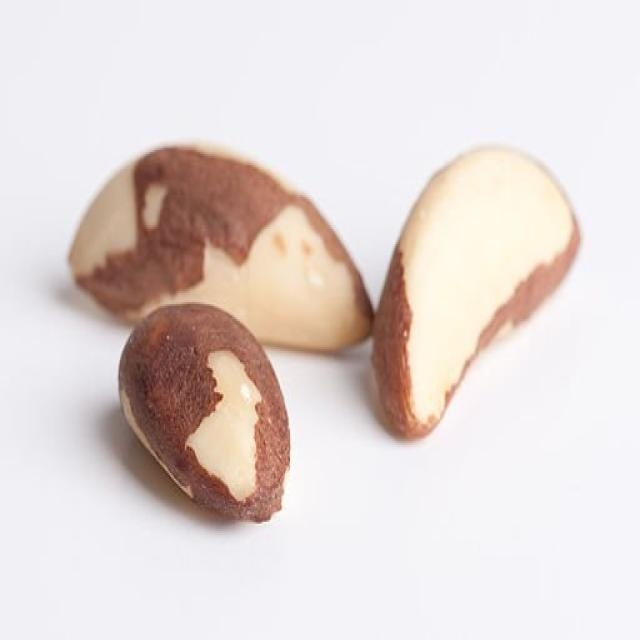
#> input picture chestnut_test/predict/512px-Bertholletia_excelsa_seeds_closeup_jpg.rf.07530dcc8776ce9dc3f3c285cdc3856d.jpg, 640 x 640 px; its folder holds only this picture in this run
$ python -i analysys.py   (imports and definitions only)   (older library calls are emulated)
#> lines starting #> are read from the running program, lines starting #| are printed output that depends on the picture; after the words box and inside, x2 and y2 are one past the last pixel; in counts of white or black regions, pixels touching at a corner belong together
### functions/image_cache.py
"""
Cache de imágenes optimizado para reutilizar conversiones BGR→RGB
y redimensionamientos frecuentes con soporte para VRAM
"""

import logging
import time

import cv2
import numpy as np

logger = logging.getLogger(__name__)


class ImageCache:
    """Cache optimizado para operaciones de imagen frecuentes con soporte VRAM"""

    def __init__(self, max_size: int = 100, use_vram: bool = True):
#> further down, picture is the input picture: shape (640, 640, 3); mean B, G, R 213.5, 216.2, 227
        self.max_size = max_size
        self.use_vram = use_vram
        self._rgb_cache = {}  # Cache para imágenes RGB
        self._resized_cache = {}  # Cache para imágenes redimensionadas
        self._stats_cache = {}  # Cache para estadísticas calculadas
        self._vram_cache = {}  # Cache en VRAM para GPU
        self._last_cleanup = time.time()
        self._cleanup_interval = 30  # Limpiar cada 30 segundos

    def get_rgb_image(self, bgr_img: np.ndarray, cache_key: str = None) -> np.ndarray:
        """
        Obtener imagen RGB desde cache o convertir BGR→RGB

        Args:
            bgr_img: Imagen en formato BGR
            cache_key: Clave única para el cache (opcional)

        Returns:
            Imagen en formato RGB
        """
        if cache_key is None:
            cache_key = self._generate_cache_key(bgr_img)
#> cache_key = '(640, 640, 3)_uint8_-1967045870283761481'

        if cache_key in self._rgb_cache:
            return self._rgb_cache[cache_key]

        # Convertir BGR→RGB y cachear
        rgb_img = cv2.cvtColor(bgr_img, cv2.COLOR_BGR2RGB)
        self._cache_image(self._rgb_cache, cache_key, rgb_img)
        return rgb_img

    def get_resized_image(self, img: np.ndarray, size: tuple[int, int],
                         cache_key: str = None) -> np.ndarray:
        """
        Obtener imagen redimensionada desde cache o redimensionar

        Args:
            img: Imagen original
            size: Tamaño objetivo (width, height)
            cache_key: Clave única para el cache

        Returns:
            Imagen redimensionada
        """
#> called with size = (50, 50)
        if cache_key is None:
            cache_key = f"{self._generate_cache_key(img)}_{size[0]}x{size[1]}"

        if cache_key in self._resized_cache:
            return self._resized_cache[cache_key]

        # Redimensionar y cachear
        resized_img = cv2.resize(img, size)
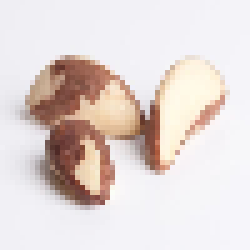
#> resized_img: shape (50, 50, 3) (shown 5 times larger); mean R, G, B 227, 216.1, 213.5
        self._cache_image(self._resized_cache, cache_key, resized_img)
        return resized_img

    # [21 lines left out: function get_color_stats, not called in this run]

    def _generate_cache_key(self, img: np.ndarray) -> str:
        """Generar clave única para el cache basada en la imagen"""
        return f"{img.shape}_{img.dtype}_{hash(img.tobytes())}"

    def _cache_image(self, cache_dict: dict, key: str, img: np.ndarray):
        """Agregar imagen al cache con límite de tamaño"""
        if len(cache_dict) >= self.max_size:
            # Remover el elemento más antiguo (FIFO)
            oldest_key = next(iter(cache_dict))
            del cache_dict[oldest_key]

        cache_dict[key] = img.copy()

    # [78 lines left out: functions _calculate_color_stats, clear_cache, get_cache_stats, get_vram_tensor, _cleanup_vram_cache, not called in this run]


# Instancia global del cache
image_cache = ImageCache(max_size=50)


def get_image_cache() -> ImageCache:
    """Obtener instancia global del cache de imágenes"""
    return image_cache


def clear_image_cache():
    """Limpiar cache de imágenes"""
    image_cache.clear_cache()

### functions/color_config.py
"""
Módulo para manejo de configuración de clasificación de colores
Carga y procesa reglas de clasificación desde archivos JSON/YAML
"""

import json
import logging
import os
from typing import Any

logger = logging.getLogger(__name__)


class ColorClassificationConfig:
    """Gestor de configuración de clasificación de colores"""

    def __init__(self, config_path: str = None):
        self.config_path = config_path or self._get_default_config_path()
        self.config = self._load_config()
        self._cache = {}  # Cache para evaluaciones frecuentes

    def _get_default_config_path(self) -> str:
        """Obtener ruta por defecto del archivo de configuración"""
        current_dir = os.path.dirname(os.path.dirname(os.path.abspath(__file__)))
        return os.path.join(current_dir, "config", "color_classification.json")

    def _load_config(self) -> dict[str, Any]:
        """Cargar configuración desde archivo JSON"""
        try:
            with open(self.config_path, encoding='utf-8') as f:
                config = json.load(f)
                logger.info(f"Configuración de colores cargada desde: {self.config_path}")
                return config
        except (FileNotFoundError, json.JSONDecodeError) as e:
            logger.error(f"Error cargando configuración de colores: {e}")
            return self._get_default_config()

    def _get_default_config(self) -> dict[str, Any]:
        """Configuración por defecto si falla la carga"""
        return {
            "apple": {
                "sana": {
                    "ranges": [
                        {"name": "verde_dominante", "condition": "g == max_channel && g > 100", "priority": 1},
                        {"name": "verde_fresco", "r_min": 120, "r_max": 240, "g_min": 140, "g_max": 255, "b_min": 60, "b_max": 180, "priority": 2}
                    ]
                },
                "contaminada": {
                    "ranges": [
                        {"name": "colores_muy_oscuros", "r_max": 100, "g_max": 100, "b_max": 80, "priority": 1}
                    ]
                }
            },
            "thresholds": {
                "dark_spots": {"threshold": 120, "ratio_threshold": 0.35}
            }
        }

    def get_object_config(self, object_class: str) -> dict[str, Any]:
        """Obtener configuración para un tipo de objeto específico"""
        return self.config.get(object_class.lower(), self.config.get("generic", {}))

    def get_thresholds(self) -> dict[str, Any]:
        """Obtener umbrales de detección"""
        return self.config.get("thresholds", {})

    def evaluate_color_ranges(self, rgb_color: tuple[int, int, int], object_class: str, quality_type: str) -> bool:
        """
        Evaluar si un color RGB cumple con los rangos de un tipo de calidad específico

        Args:
            rgb_color: Color RGB (R, G, B)
            object_class: Tipo de objeto ('apple', 'orange', etc.)
            quality_type: Tipo de calidad ('sana', 'contaminada')

        Returns:
            bool: True si cumple con los rangos
        """
        r, g, b = rgb_color
        object_config = self.get_object_config(object_class)
        quality_config = object_config.get(quality_type, {})
        ranges = quality_config.get("ranges", [])

        # Ordenar por prioridad (menor número = mayor prioridad)
        ranges = sorted(ranges, key=lambda x: x.get("priority", 999))

        for range_config in ranges:
            if self._evaluate_single_range(r, g, b, range_config):
                return True

        return False

    def _evaluate_single_range(self, r: int, g: int, b: int, range_config: dict[str, Any]) -> bool:
        """Evaluar un rango específico de color"""
        # Evaluar condiciones simples de rango
        if "r_min" in range_config and r < range_config["r_min"]:
            return False
        if "r_max" in range_config and r > range_config["r_max"]:
            return False
        if "g_min" in range_config and g < range_config["g_min"]:
            return False
        if "g_max" in range_config and g > range_config["g_max"]:
            return False
        if "b_min" in range_config and b < range_config["b_min"]:
            return False
        if "b_max" in range_config and b > range_config["b_max"]:
            return False

        # Evaluar condiciones complejas si existen
        if "condition" in range_config:
            if not self._evaluate_condition(r, g, b, range_config["condition"]):
                return False

        return True

    def _evaluate_condition(self, r: int, g: int, b: int, condition: str) -> bool:
        """Evaluar condición compleja de color"""
        try:
            # Reemplazar variables en la condición
            condition = condition.replace("r", str(r))
            condition = condition.replace("g", str(g))
            condition = condition.replace("b", str(b))
            condition = condition.replace("max_channel", str(max(r, g, b)))

            # Convertir operadores de C/JavaScript a Python
            condition = condition.replace("&&", "and")
            condition = condition.replace("||", "or")
            condition = condition.replace("==", "==")
            condition = condition.replace("!=", "!=")

            # Evaluar la condición (usar eval con precaución)
            return bool(eval(condition))
        except Exception as e:
            logger.warning(f"Error evaluando condición '{condition}': {e}")
            return False

    def classify_color(self, rgb_color: tuple[int, int, int], object_class: str) -> str:
        """
        Clasificar color usando configuración externa

        Args:
            rgb_color: Color RGB (R, G, B)
            object_class: Tipo de objeto

        Returns:
            str: 'sana', 'contaminada' o 'indeterminada'
        """
        # Primero verificar si es contaminada (mayor prioridad)
        if self.evaluate_color_ranges(rgb_color, object_class, "contaminada"):
            return "contaminada"

        # Luego verificar si es sana
        if self.evaluate_color_ranges(rgb_color, object_class, "sana"):
            return "sana"

        return "indeterminada"

    def get_threshold(self, category: str, threshold_name: str, default_value: Any = None) -> Any:
        """Obtener umbral específico de configuración"""
        thresholds = self.get_thresholds()
        category_thresholds = thresholds.get(category, {})
        return category_thresholds.get(threshold_name, default_value)

    # [5 lines left out: function reload_config, not called in this run]

    def get_available_object_classes(self) -> list[str]:
        """Obtener lista de clases de objetos disponibles"""
        return [key for key in self.config.keys() if key != "thresholds"]

    # [4 lines left out: function get_quality_types, not called in this run]


# Instancia global del gestor de configuración
color_config = ColorClassificationConfig()


def get_color_config() -> ColorClassificationConfig:
    """Obtener instancia global del gestor de configuración"""
    return color_config


def reload_color_config():
    """Recargar configuración de colores"""
    color_config.reload_config()

### functions/analysys.py
"""
Análisis RGB para clasificación de calidad de manzanas
Sistema de detección de estado de madurez y daño basado en análisis de color RGB
"""

import json
import logging
import os
from typing import Any

import cv2
import numpy as np

from .color_config import get_color_config
from .image_cache import get_image_cache

# Configurar logger optimizado
logger = logging.getLogger(__name__)


# Sistema de logging optimizado para análisis frecuente
class AnalysisLogger:
    """Logger optimizado para análisis de objetos que se ejecuta frecuentemente"""
    def __init__(self):
        self.analysis_count = 0
        self.log_interval = 50  # Log cada 50 análisis
        self.buffered_analyses = []
        self.max_buffer = 20

    def log_analysis(self, message, force=False):
        """Log de análisis optimizado"""
        self.analysis_count += 1
        if force or self.analysis_count % self.log_interval == 0:
            logger.info(f"[ANÁLISIS] {message}")

    # [18 lines left out: functions buffer_analysis, flush_analyses, not called in this run]


# Instancia global del logger de análisis
analysis_logger = AnalysisLogger()

# Cache global para configuración (optimización de I/O)
_detection_classes_cache = None


# [30 lines left out: functions load_interface_config, get_detection_classes, not called in this run]


def analyze_object_quality(crop_img: np.ndarray | None, object_class: str = "apple") -> str:
    """
    Analizar calidad de objeto detectado usando análisis RGB + detección de textura + huecos
    VERSIÓN OPTIMIZADA: Reutiliza conversiones BGR→RGB y redimensionamientos

    Args:
        crop_img: Imagen recortada del objeto detectado
        object_class: Tipo de objeto ('apple', 'orange', 'sports ball', etc.)

    Returns:
        str: 'sana', 'contaminada' o 'indeterminada'
    """
    if crop_img is None or crop_img.size == 0:
        return 'indeterminada'

    # OPTIMIZACIÓN: Análisis consolidado que reutiliza conversiones
    analysis_data = analyze_object_quality_consolidated(crop_img, object_class)

    # PRIORIDAD 1: Detectar huecos/agujeros (daño severo)
    if analysis_data['hole_analysis']['has_holes'] and analysis_data['hole_analysis']['hole_confidence'] > 0.9:
        return 'contaminada'

    # PRIORIDAD 2: Detectar textura dañada/arrugada
    if analysis_data['texture_analysis']['is_wrinkled']:
        return 'contaminada'

    # PRIORIDAD 3: Detectar manchas oscuras/podredumbre
    if analysis_data['dark_spots']:
        return 'contaminada'

    # PRIORIDAD 4: Detectar rayas verticales de podredumbre
    if analysis_data['rot_streaks']:
        return 'contaminada'

    # PRIORIDAD 5: Análisis RGB específico por tipo de objeto
    color_result = analysis_data['color_result']

    # Debug reducido: Solo mostrar análisis si hay contaminación detectada
    if color_result in ['contaminada', 'detectada']:
        analysis_logger.buffer_analysis(f"{object_class.upper()}_{color_result.upper()}", {
            'rgb': analysis_data['dominant_color'],
            'holes': analysis_data['hole_analysis']['has_holes'],
            'wrinkled': analysis_data['texture_analysis']['is_wrinkled'],
            'dark_spots': analysis_data['dark_spots'],
            'rot_streaks': analysis_data['rot_streaks']
        })

    return color_result


def analyze_object_quality_consolidated(crop_img: np.ndarray, object_class: str) -> dict[str, Any]:
    """
    Análisis consolidado que reutiliza conversiones BGR→RGB y redimensionamientos
    OPTIMIZACIÓN CRÍTICA: Una sola conversión BGR→RGB para todos los análisis

    Args:
        crop_img: Imagen recortada del objeto
        object_class: Tipo de objeto

    Returns:
        Dict con todos los resultados de análisis
    """
    # Obtener cache de imágenes
    image_cache = get_image_cache()

    # UNA SOLA conversión BGR→RGB (reutilizada para todos los análisis)
    rgb_img = image_cache.get_rgb_image(crop_img)

    # Redimensionamientos optimizados (reutilizados)
    small_rgb = image_cache.get_resized_image(rgb_img, (50, 50))
    image_cache.get_resized_image(rgb_img, (100, 100))
#> call 2 of get_resized_image, with size = (100, 100)
#> in get_resized_image (call 2), `resized_img = cv2.resize(img, size)`:
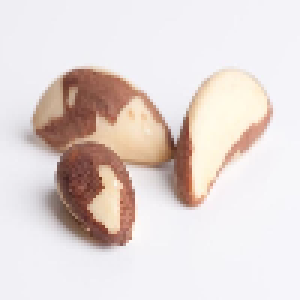
#> resized_img: shape (100, 100, 3) (shown 3 times larger); mean R, G, B 226.9, 216.1, 213.5

    # Análisis de huecos (usando imagen original)
    hole_analysis = detect_holes_and_cavities_optimized(crop_img)

    # Análisis de textura (usando imagen original)
    texture_analysis = detect_wrinkled_texture_optimized(crop_img)

    # Análisis de manchas oscuras (usando imagen original)
    dark_spots = detect_dark_spots_optimized(crop_img)

    # Análisis de rayas de podredumbre (usando imagen original)
    rot_streaks = detect_vertical_rot_streaks_optimized(crop_img)

    # Análisis de color RGB (usando imagen RGB ya convertida)
    dominant_color = get_dominant_rgb_color_from_rgb(small_rgb)
    color_result = classify_object_by_color_and_type(dominant_color, object_class)

    return {
        'hole_analysis': hole_analysis,
        'texture_analysis': texture_analysis,
        'dark_spots': dark_spots,
        'rot_streaks': rot_streaks,
        'dominant_color': dominant_color,
        'color_result': color_result
    }


# [17 lines left out: function analyze_apple_quality, not called in this run]


def detect_holes_and_cavities(crop_img: np.ndarray) -> dict[str, any]:
    """
    Detectar huecos, agujeros y cavidades en objetos usando análisis de contornos

    Args:
        crop_img: Imagen recortada del objeto

    Returns:
        dict: Información sobre huecos detectados y confianza
    """
    try:
        # Convertir a escala de grises
        gray = cv2.cvtColor(crop_img, cv2.COLOR_BGR2GRAY)
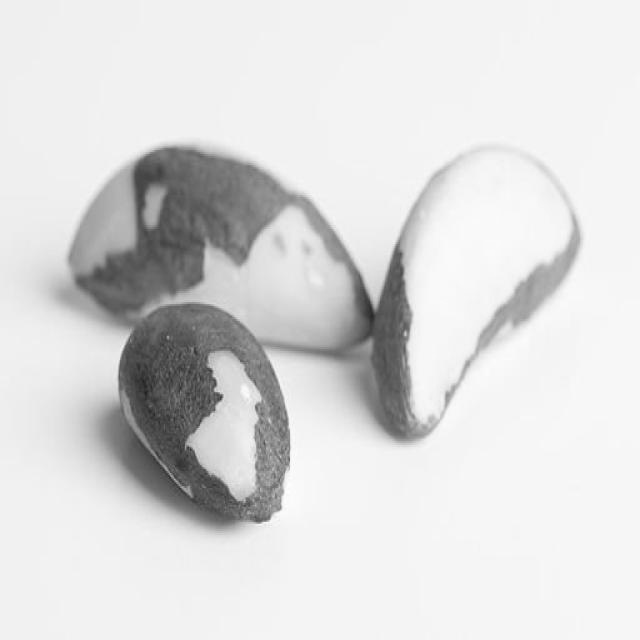
#> gray: shape (640, 640); min 31, max 254, mean 219.2

        # Aplicar filtro gaussiano para suavizar
        blurred = cv2.GaussianBlur(gray, (5, 5), 0)

        # Detectar bordes usando Canny
        edges = cv2.Canny(blurred, 30, 100)
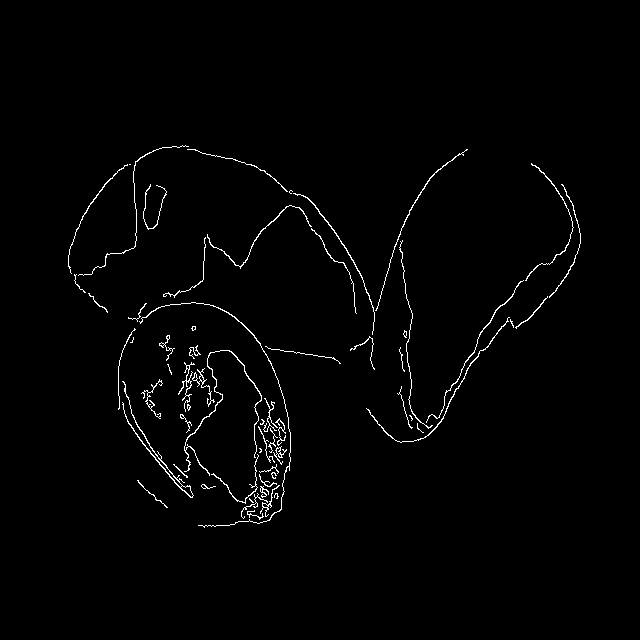
#> edges: shape (640, 640); 1.4% white in thin lines or dots, all inside (x1, y1, x2, y2) = (68, 145, 581, 528)

        # Encontrar contornos
        contours, _ = cv2.findContours(edges, cv2.RETR_EXTERNAL, cv2.CHAIN_APPROX_SIMPLE)
#> contours = 62 contours, 40 with area under 20; largest, box (x1, y1, x2, y2) and area: (122, 381, 194, 498) 179, (184, 350, 262, 476) 111, (366, 317, 510, 443) 82, (139, 302, 291, 528) 68, (293, 193, 375, 335) 66

        if not contours:
            return {
                'has_holes': False,
                'hole_count': 0,
                'largest_hole_area': 0,
                'hole_confidence': 0.0
            }

        # Ordenar contornos por área (de mayor a menor)
        contours = sorted(contours, key=cv2.contourArea, reverse=True)

        # El contorno más grande debería ser el objeto principal
        main_contour = contours[0]
#> main_contour = contour of 239 points, box (x1, y1, x2, y2) (122, 381, 194, 498), area 179
#> (the rest of the program and of its run is left out)
